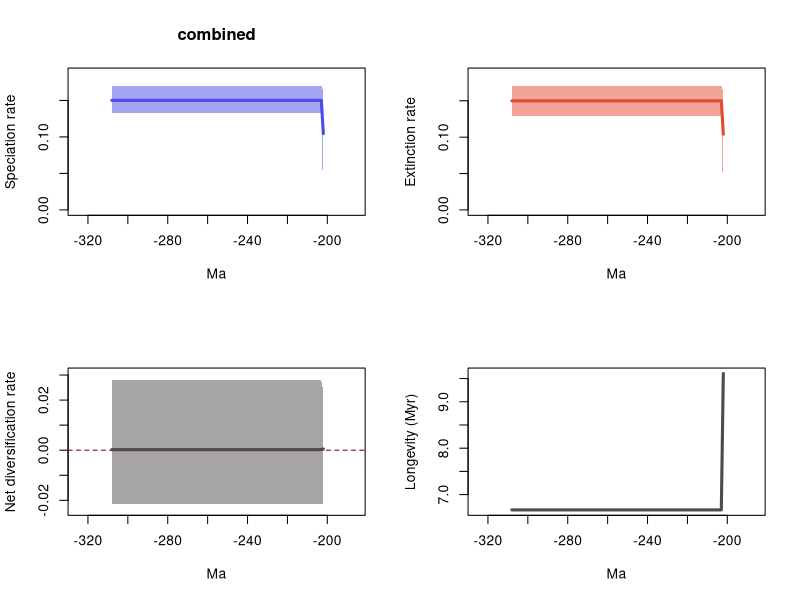

Reproduce this figure in R.
# 1 files combined:
# 	.\temnospondyli\mcmc_predictors\B_covar_mcmc\combined_10_marginal_rates.log

# 95% HPDs calculated using code from Biopy (https://www.cs.auckland.ac.nz/~yhel002/biopy/)

pdf(file='C:/Users/SimoesLabAdmin/Documents/BDNN_Arielli/temnospondyli/mcmc_predictors/B_covar_mcmc/combined_10_marginal_rates_RTT.pdf',width=10.8, height=8.4)
par(mfrow=c(2,2))
library(scales)
L_hpd_m95=c(NA, NA,NA,NA,NA,NA,NA,NA,NA,NA,NA,NA,NA,NA,NA,NA,NA,NA,NA,NA,NA,NA,NA,NA,NA,NA,NA,NA,NA,NA,NA,NA,NA,NA,NA,NA,NA,NA,NA,NA,NA,NA,NA,NA,NA,NA,NA,NA,NA,NA,NA,NA,NA,NA,NA,NA,NA,NA,NA,NA,NA,NA,NA,NA,NA,NA,NA,NA,NA,NA,NA,NA,NA,NA,NA,NA,NA,NA,NA,NA,NA,NA,NA,NA,NA,NA,NA,NA,NA,NA,NA,NA,NA,NA,NA,NA,NA,NA,NA,NA,NA,NA,NA,NA,NA,NA,NA,NA,NA,NA,NA,NA,NA,NA,NA,NA,NA,NA,NA,NA,NA,NA,NA,NA,NA,NA,NA,NA,NA,NA,NA,NA,NA,NA,NA,NA,NA,NA,NA,NA,NA,NA,NA,NA,NA,NA,NA,NA,NA,NA,NA,NA,NA,NA,NA,NA,NA,NA,NA,NA,NA,NA,NA,NA,NA,NA,NA,NA,NA,NA,NA,NA,NA,NA,NA,NA,NA,NA,NA,NA,NA,NA,NA,NA,NA,NA,NA,NA,NA,NA,NA,NA,NA,NA,NA,NA,NA,NA,NA,NA,NA,NA,0.0,0.132778,0.132778,0.132778,0.132778,0.132778,0.132778,0.132778,0.132778,0.132778,0.132778,0.132778,0.132778,0.132778,0.132778,0.132778,0.132778,0.132778,0.132778,0.132778,0.132778,0.132778,0.132778,0.132778,0.132778,0.132778,0.132778,0.132778,0.132778,0.132778,0.132778,0.132778,0.132778,0.132778,0.132778,0.132778,0.132778,0.132778,0.132778,0.132778,0.132778,0.132778,0.132778,0.132778,0.132778,0.132778,0.132778,0.132778,0.132778,0.132778,0.132778,0.132778,0.132778,0.132778,0.132778,0.132778,0.132778,0.132778,0.132778,0.132778,0.132778,0.132778,0.132778,0.132778,0.132778,0.132778,0.132778,0.132778,0.132778,0.132778,0.132778,0.132778,0.132778,0.132778,0.132778,0.132778,0.132778,0.132778,0.132778,0.132778,0.132778,0.132778,0.132778,0.132778,0.132778,0.132778,0.132778,0.132778,0.132778,0.132778,0.132778,0.132778,0.132778,0.132778,0.132778,0.132778,0.132778,0.132778,0.132778,0.132778,0.132778,0.132778,0.132778,0.132778,0.132778,0.132778,0.132778)
L_hpd_M95=c(NA, NA,NA,NA,NA,NA,NA,NA,NA,NA,NA,NA,NA,NA,NA,NA,NA,NA,NA,NA,NA,NA,NA,NA,NA,NA,NA,NA,NA,NA,NA,NA,NA,NA,NA,NA,NA,NA,NA,NA,NA,NA,NA,NA,NA,NA,NA,NA,NA,NA,NA,NA,NA,NA,NA,NA,NA,NA,NA,NA,NA,NA,NA,NA,NA,NA,NA,NA,NA,NA,NA,NA,NA,NA,NA,NA,NA,NA,NA,NA,NA,NA,NA,NA,NA,NA,NA,NA,NA,NA,NA,NA,NA,NA,NA,NA,NA,NA,NA,NA,NA,NA,NA,NA,NA,NA,NA,NA,NA,NA,NA,NA,NA,NA,NA,NA,NA,NA,NA,NA,NA,NA,NA,NA,NA,NA,NA,NA,NA,NA,NA,NA,NA,NA,NA,NA,NA,NA,NA,NA,NA,NA,NA,NA,NA,NA,NA,NA,NA,NA,NA,NA,NA,NA,NA,NA,NA,NA,NA,NA,NA,NA,NA,NA,NA,NA,NA,NA,NA,NA,NA,NA,NA,NA,NA,NA,NA,NA,NA,NA,NA,NA,NA,NA,NA,NA,NA,NA,NA,NA,NA,NA,NA,NA,NA,NA,NA,NA,NA,NA,NA,NA,0.163759,0.169945,0.169945,0.169945,0.169945,0.169945,0.169945,0.169945,0.169945,0.169945,0.169945,0.169945,0.169945,0.169945,0.169945,0.169945,0.169945,0.169945,0.169945,0.169945,0.169945,0.169945,0.169945,0.169945,0.169945,0.169945,0.169945,0.169945,0.169945,0.169945,0.169945,0.169945,0.169945,0.169945,0.169945,0.169945,0.169945,0.169945,0.169945,0.169945,0.169945,0.169945,0.169945,0.169945,0.169945,0.169945,0.169945,0.169945,0.169945,0.169945,0.169945,0.169945,0.169945,0.169945,0.169945,0.169945,0.169945,0.169945,0.169945,0.169945,0.169945,0.169945,0.169945,0.169945,0.169945,0.169945,0.169945,0.169945,0.169945,0.169945,0.169945,0.169945,0.169945,0.169945,0.169945,0.169945,0.169945,0.169945,0.169945,0.169945,0.169945,0.169945,0.169945,0.169945,0.169945,0.169945,0.169945,0.169945,0.169945,0.169945,0.169945,0.169945,0.169945,0.169945,0.169945,0.169945,0.169945,0.169945,0.169945,0.169945,0.169945,0.169945,0.169945,0.169945,0.169945,0.169945,0.169945)
M_hpd_m95=c(NA, NA,NA,NA,NA,NA,NA,NA,NA,NA,NA,NA,NA,NA,NA,NA,NA,NA,NA,NA,NA,NA,NA,NA,NA,NA,NA,NA,NA,NA,NA,NA,NA,NA,NA,NA,NA,NA,NA,NA,NA,NA,NA,NA,NA,NA,NA,NA,NA,NA,NA,NA,NA,NA,NA,NA,NA,NA,NA,NA,NA,NA,NA,NA,NA,NA,NA,NA,NA,NA,NA,NA,NA,NA,NA,NA,NA,NA,NA,NA,NA,NA,NA,NA,NA,NA,NA,NA,NA,NA,NA,NA,NA,NA,NA,NA,NA,NA,NA,NA,NA,NA,NA,NA,NA,NA,NA,NA,NA,NA,NA,NA,NA,NA,NA,NA,NA,NA,NA,NA,NA,NA,NA,NA,NA,NA,NA,NA,NA,NA,NA,NA,NA,NA,NA,NA,NA,NA,NA,NA,NA,NA,NA,NA,NA,NA,NA,NA,NA,NA,NA,NA,NA,NA,NA,NA,NA,NA,NA,NA,NA,NA,NA,NA,NA,NA,NA,NA,NA,NA,NA,NA,NA,NA,NA,NA,NA,NA,NA,NA,NA,NA,NA,NA,NA,NA,NA,NA,NA,NA,NA,NA,NA,NA,NA,NA,NA,NA,NA,NA,NA,NA,0.0,0.128824,0.128824,0.128824,0.128824,0.128824,0.128824,0.128824,0.128824,0.128824,0.128824,0.128824,0.128824,0.128824,0.128824,0.128824,0.128824,0.128824,0.128824,0.128824,0.128824,0.128824,0.128824,0.128824,0.128824,0.128824,0.128824,0.128824,0.128824,0.128824,0.128824,0.128824,0.128824,0.128824,0.128824,0.128824,0.128824,0.128824,0.128824,0.128824,0.128824,0.128824,0.128824,0.128824,0.128824,0.128824,0.128824,0.128824,0.128824,0.128824,0.128824,0.128824,0.128824,0.128824,0.128824,0.128824,0.128824,0.128824,0.128824,0.128824,0.128824,0.128824,0.128824,0.128824,0.128824,0.128824,0.128824,0.128824,0.128824,0.128824,0.128824,0.128824,0.128824,0.128824,0.128824,0.128824,0.128824,0.128824,0.128824,0.128824,0.128824,0.128824,0.128824,0.128824,0.128824,0.128824,0.128824,0.128824,0.128824,0.128824,0.128824,0.128824,0.128824,0.128824,0.128824,0.128824,0.128824,0.128824,0.128824,0.128824,0.128824,0.128824,0.128824,0.128824,0.128824,0.128824,0.128824)
M_hpd_M95=c(NA, NA,NA,NA,NA,NA,NA,NA,NA,NA,NA,NA,NA,NA,NA,NA,NA,NA,NA,NA,NA,NA,NA,NA,NA,NA,NA,NA,NA,NA,NA,NA,NA,NA,NA,NA,NA,NA,NA,NA,NA,NA,NA,NA,NA,NA,NA,NA,NA,NA,NA,NA,NA,NA,NA,NA,NA,NA,NA,NA,NA,NA,NA,NA,NA,NA,NA,NA,NA,NA,NA,NA,NA,NA,NA,NA,NA,NA,NA,NA,NA,NA,NA,NA,NA,NA,NA,NA,NA,NA,NA,NA,NA,NA,NA,NA,NA,NA,NA,NA,NA,NA,NA,NA,NA,NA,NA,NA,NA,NA,NA,NA,NA,NA,NA,NA,NA,NA,NA,NA,NA,NA,NA,NA,NA,NA,NA,NA,NA,NA,NA,NA,NA,NA,NA,NA,NA,NA,NA,NA,NA,NA,NA,NA,NA,NA,NA,NA,NA,NA,NA,NA,NA,NA,NA,NA,NA,NA,NA,NA,NA,NA,NA,NA,NA,NA,NA,NA,NA,NA,NA,NA,NA,NA,NA,NA,NA,NA,NA,NA,NA,NA,NA,NA,NA,NA,NA,NA,NA,NA,NA,NA,NA,NA,NA,NA,NA,NA,NA,NA,NA,NA,0.164031,0.170456,0.170456,0.170456,0.170456,0.170456,0.170456,0.170456,0.170456,0.170456,0.170456,0.170456,0.170456,0.170456,0.170456,0.170456,0.170456,0.170456,0.170456,0.170456,0.170456,0.170456,0.170456,0.170456,0.170456,0.170456,0.170456,0.170456,0.170456,0.170456,0.170456,0.170456,0.170456,0.170456,0.170456,0.170456,0.170456,0.170456,0.170456,0.170456,0.170456,0.170456,0.170456,0.170456,0.170456,0.170456,0.170456,0.170456,0.170456,0.170456,0.170456,0.170456,0.170456,0.170456,0.170456,0.170456,0.170456,0.170456,0.170456,0.170456,0.170456,0.170456,0.170456,0.170456,0.170456,0.170456,0.170456,0.170456,0.170456,0.170456,0.170456,0.170456,0.170456,0.170456,0.170456,0.170456,0.170456,0.170456,0.170456,0.170456,0.170456,0.170456,0.170456,0.170456,0.170456,0.170456,0.170456,0.170456,0.170456,0.170456,0.170456,0.170456,0.170456,0.170456,0.170456,0.170456,0.170456,0.170456,0.170456,0.170456,0.170456,0.170456,0.170456,0.170456,0.170456,0.170456,0.170456)
R_hpd_m95=c(NA, NA,NA,NA,NA,NA,NA,NA,NA,NA,NA,NA,NA,NA,NA,NA,NA,NA,NA,NA,NA,NA,NA,NA,NA,NA,NA,NA,NA,NA,NA,NA,NA,NA,NA,NA,NA,NA,NA,NA,NA,NA,NA,NA,NA,NA,NA,NA,NA,NA,NA,NA,NA,NA,NA,NA,NA,NA,NA,NA,NA,NA,NA,NA,NA,NA,NA,NA,NA,NA,NA,NA,NA,NA,NA,NA,NA,NA,NA,NA,NA,NA,NA,NA,NA,NA,NA,NA,NA,NA,NA,NA,NA,NA,NA,NA,NA,NA,NA,NA,NA,NA,NA,NA,NA,NA,NA,NA,NA,NA,NA,NA,NA,NA,NA,NA,NA,NA,NA,NA,NA,NA,NA,NA,NA,NA,NA,NA,NA,NA,NA,NA,NA,NA,NA,NA,NA,NA,NA,NA,NA,NA,NA,NA,NA,NA,NA,NA,NA,NA,NA,NA,NA,NA,NA,NA,NA,NA,NA,NA,NA,NA,NA,NA,NA,NA,NA,NA,NA,NA,NA,NA,NA,NA,NA,NA,NA,NA,NA,NA,NA,NA,NA,NA,NA,NA,NA,NA,NA,NA,NA,NA,NA,NA,NA,NA,NA,NA,NA,NA,NA,NA,-0.021647,-0.021647,-0.021647,-0.021647,-0.021647,-0.021647,-0.021647,-0.021647,-0.021647,-0.021647,-0.021647,-0.021647,-0.021647,-0.021647,-0.021647,-0.021647,-0.021647,-0.021647,-0.021647,-0.021647,-0.021647,-0.021647,-0.021647,-0.021647,-0.021647,-0.021647,-0.021647,-0.021647,-0.021647,-0.021647,-0.021647,-0.021647,-0.021647,-0.021647,-0.021647,-0.021647,-0.021647,-0.021647,-0.021647,-0.021647,-0.021647,-0.021647,-0.021647,-0.021647,-0.021647,-0.021647,-0.021647,-0.021647,-0.021647,-0.021647,-0.021647,-0.021647,-0.021647,-0.021647,-0.021647,-0.021647,-0.021647,-0.021647,-0.021647,-0.021647,-0.021647,-0.021647,-0.021647,-0.021647,-0.021647,-0.021647,-0.021647,-0.021647,-0.021647,-0.021647,-0.021647,-0.021647,-0.021647,-0.021647,-0.021647,-0.021647,-0.021647,-0.021647,-0.021647,-0.021647,-0.021647,-0.021647,-0.021647,-0.021647,-0.021647,-0.021647,-0.021647,-0.021647,-0.021647,-0.021647,-0.021647,-0.021647,-0.021647,-0.021647,-0.021647,-0.021647,-0.021647,-0.021647,-0.021647,-0.021647,-0.021647,-0.021647,-0.021647,-0.021647,-0.021647,-0.021647,-0.021647)
R_hpd_M95=c(NA, NA,NA,NA,NA,NA,NA,NA,NA,NA,NA,NA,NA,NA,NA,NA,NA,NA,NA,NA,NA,NA,NA,NA,NA,NA,NA,NA,NA,NA,NA,NA,NA,NA,NA,NA,NA,NA,NA,NA,NA,NA,NA,NA,NA,NA,NA,NA,NA,NA,NA,NA,NA,NA,NA,NA,NA,NA,NA,NA,NA,NA,NA,NA,NA,NA,NA,NA,NA,NA,NA,NA,NA,NA,NA,NA,NA,NA,NA,NA,NA,NA,NA,NA,NA,NA,NA,NA,NA,NA,NA,NA,NA,NA,NA,NA,NA,NA,NA,NA,NA,NA,NA,NA,NA,NA,NA,NA,NA,NA,NA,NA,NA,NA,NA,NA,NA,NA,NA,NA,NA,NA,NA,NA,NA,NA,NA,NA,NA,NA,NA,NA,NA,NA,NA,NA,NA,NA,NA,NA,NA,NA,NA,NA,NA,NA,NA,NA,NA,NA,NA,NA,NA,NA,NA,NA,NA,NA,NA,NA,NA,NA,NA,NA,NA,NA,NA,NA,NA,NA,NA,NA,NA,NA,NA,NA,NA,NA,NA,NA,NA,NA,NA,NA,NA,NA,NA,NA,NA,NA,NA,NA,NA,NA,NA,NA,NA,NA,NA,NA,NA,NA,0.0232,0.027824,0.027824,0.027824,0.027824,0.027824,0.027824,0.027824,0.027824,0.027824,0.027824,0.027824,0.027824,0.027824,0.027824,0.027824,0.027824,0.027824,0.027824,0.027824,0.027824,0.027824,0.027824,0.027824,0.027824,0.027824,0.027824,0.027824,0.027824,0.027824,0.027824,0.027824,0.027824,0.027824,0.027824,0.027824,0.027824,0.027824,0.027824,0.027824,0.027824,0.027824,0.027824,0.027824,0.027824,0.027824,0.027824,0.027824,0.027824,0.027824,0.027824,0.027824,0.027824,0.027824,0.027824,0.027824,0.027824,0.027824,0.027824,0.027824,0.027824,0.027824,0.027824,0.027824,0.027824,0.027824,0.027824,0.027824,0.027824,0.027824,0.027824,0.027824,0.027824,0.027824,0.027824,0.027824,0.027824,0.027824,0.027824,0.027824,0.027824,0.027824,0.027824,0.027824,0.027824,0.027824,0.027824,0.027824,0.027824,0.027824,0.027824,0.027824,0.027824,0.027824,0.027824,0.027824,0.027824,0.027824,0.027824,0.027824,0.027824,0.027824,0.027824,0.027824,0.027824,0.027824,0.027824)
L_mean=c(NA, NA,NA,NA,NA,NA,NA,NA,NA,NA,NA,NA,NA,NA,NA,NA,NA,NA,NA,NA,NA,NA,NA,NA,NA,NA,NA,NA,NA,NA,NA,NA,NA,NA,NA,NA,NA,NA,NA,NA,NA,NA,NA,NA,NA,NA,NA,NA,NA,NA,NA,NA,NA,NA,NA,NA,NA,NA,NA,NA,NA,NA,NA,NA,NA,NA,NA,NA,NA,NA,NA,NA,NA,NA,NA,NA,NA,NA,NA,NA,NA,NA,NA,NA,NA,NA,NA,NA,NA,NA,NA,NA,NA,NA,NA,NA,NA,NA,NA,NA,NA,NA,NA,NA,NA,NA,NA,NA,NA,NA,NA,NA,NA,NA,NA,NA,NA,NA,NA,NA,NA,NA,NA,NA,NA,NA,NA,NA,NA,NA,NA,NA,NA,NA,NA,NA,NA,NA,NA,NA,NA,NA,NA,NA,NA,NA,NA,NA,NA,NA,NA,NA,NA,NA,NA,NA,NA,NA,NA,NA,NA,NA,NA,NA,NA,NA,NA,NA,NA,NA,NA,NA,NA,NA,NA,NA,NA,NA,NA,NA,NA,NA,NA,NA,NA,NA,NA,NA,NA,NA,NA,NA,NA,NA,NA,NA,NA,NA,NA,NA,NA,NA,0.104557613,0.15015538,0.15015538,0.15015538,0.15015538,0.15015538,0.15015538,0.15015538,0.15015538,0.15015538,0.15015538,0.15015538,0.15015538,0.15015538,0.15015538,0.15015538,0.15015538,0.15015538,0.15015538,0.15015538,0.15015538,0.15015538,0.15015538,0.15015538,0.15015538,0.15015538,0.15015538,0.15015538,0.15015538,0.15015538,0.15015538,0.15015538,0.15015538,0.15015538,0.15015538,0.15015538,0.15015538,0.15015538,0.15015538,0.15015538,0.15015538,0.15015538,0.15015538,0.15015538,0.15015538,0.15015538,0.15015538,0.15015538,0.15015538,0.15015538,0.15015538,0.15015538,0.15015538,0.15015538,0.15015538,0.15015538,0.15015538,0.15015538,0.15015538,0.15015538,0.15015538,0.15015538,0.15015538,0.15015538,0.15015538,0.15015538,0.15015538,0.15015538,0.15015538,0.15015538,0.15015538,0.15015538,0.15015538,0.15015538,0.15015538,0.15015538,0.15015538,0.15015538,0.15015538,0.15015538,0.15015538,0.15015538,0.15015538,0.15015538,0.15015538,0.15015538,0.15015538,0.15015538,0.15015538,0.15015538,0.15015538,0.15015538,0.15015538,0.15015538,0.15015538,0.15015538,0.15015538,0.15015538,0.15015538,0.15015538,0.15015538,0.15015538,0.15015538,0.15015538,0.15015538,0.15015538,0.15015538)
M_mean=c(NA, NA,NA,NA,NA,NA,NA,NA,NA,NA,NA,NA,NA,NA,NA,NA,NA,NA,NA,NA,NA,NA,NA,NA,NA,NA,NA,NA,NA,NA,NA,NA,NA,NA,NA,NA,NA,NA,NA,NA,NA,NA,NA,NA,NA,NA,NA,NA,NA,NA,NA,NA,NA,NA,NA,NA,NA,NA,NA,NA,NA,NA,NA,NA,NA,NA,NA,NA,NA,NA,NA,NA,NA,NA,NA,NA,NA,NA,NA,NA,NA,NA,NA,NA,NA,NA,NA,NA,NA,NA,NA,NA,NA,NA,NA,NA,NA,NA,NA,NA,NA,NA,NA,NA,NA,NA,NA,NA,NA,NA,NA,NA,NA,NA,NA,NA,NA,NA,NA,NA,NA,NA,NA,NA,NA,NA,NA,NA,NA,NA,NA,NA,NA,NA,NA,NA,NA,NA,NA,NA,NA,NA,NA,NA,NA,NA,NA,NA,NA,NA,NA,NA,NA,NA,NA,NA,NA,NA,NA,NA,NA,NA,NA,NA,NA,NA,NA,NA,NA,NA,NA,NA,NA,NA,NA,NA,NA,NA,NA,NA,NA,NA,NA,NA,NA,NA,NA,NA,NA,NA,NA,NA,NA,NA,NA,NA,NA,NA,NA,NA,NA,NA,0.104071788,0.149912554,0.149912554,0.149912554,0.149912554,0.149912554,0.149912554,0.149912554,0.149912554,0.149912554,0.149912554,0.149912554,0.149912554,0.149912554,0.149912554,0.149912554,0.149912554,0.149912554,0.149912554,0.149912554,0.149912554,0.149912554,0.149912554,0.149912554,0.149912554,0.149912554,0.149912554,0.149912554,0.149912554,0.149912554,0.149912554,0.149912554,0.149912554,0.149912554,0.149912554,0.149912554,0.149912554,0.149912554,0.149912554,0.149912554,0.149912554,0.149912554,0.149912554,0.149912554,0.149912554,0.149912554,0.149912554,0.149912554,0.149912554,0.149912554,0.149912554,0.149912554,0.149912554,0.149912554,0.149912554,0.149912554,0.149912554,0.149912554,0.149912554,0.149912554,0.149912554,0.149912554,0.149912554,0.149912554,0.149912554,0.149912554,0.149912554,0.149912554,0.149912554,0.149912554,0.149912554,0.149912554,0.149912554,0.149912554,0.149912554,0.149912554,0.149912554,0.149912554,0.149912554,0.149912554,0.149912554,0.149912554,0.149912554,0.149912554,0.149912554,0.149912554,0.149912554,0.149912554,0.149912554,0.149912554,0.149912554,0.149912554,0.149912554,0.149912554,0.149912554,0.149912554,0.149912554,0.149912554,0.149912554,0.149912554,0.149912554,0.149912554,0.149912554,0.149912554,0.149912554,0.149912554,0.149912554)
R_mean=c(NA, NA,NA,NA,NA,NA,NA,NA,NA,NA,NA,NA,NA,NA,NA,NA,NA,NA,NA,NA,NA,NA,NA,NA,NA,NA,NA,NA,NA,NA,NA,NA,NA,NA,NA,NA,NA,NA,NA,NA,NA,NA,NA,NA,NA,NA,NA,NA,NA,NA,NA,NA,NA,NA,NA,NA,NA,NA,NA,NA,NA,NA,NA,NA,NA,NA,NA,NA,NA,NA,NA,NA,NA,NA,NA,NA,NA,NA,NA,NA,NA,NA,NA,NA,NA,NA,NA,NA,NA,NA,NA,NA,NA,NA,NA,NA,NA,NA,NA,NA,NA,NA,NA,NA,NA,NA,NA,NA,NA,NA,NA,NA,NA,NA,NA,NA,NA,NA,NA,NA,NA,NA,NA,NA,NA,NA,NA,NA,NA,NA,NA,NA,NA,NA,NA,NA,NA,NA,NA,NA,NA,NA,NA,NA,NA,NA,NA,NA,NA,NA,NA,NA,NA,NA,NA,NA,NA,NA,NA,NA,NA,NA,NA,NA,NA,NA,NA,NA,NA,NA,NA,NA,NA,NA,NA,NA,NA,NA,NA,NA,NA,NA,NA,NA,NA,NA,NA,NA,NA,NA,NA,NA,NA,NA,NA,NA,NA,NA,NA,NA,NA,NA,0.000485801,0.000242805,0.000242805,0.000242805,0.000242805,0.000242805,0.000242805,0.000242805,0.000242805,0.000242805,0.000242805,0.000242805,0.000242805,0.000242805,0.000242805,0.000242805,0.000242805,0.000242805,0.000242805,0.000242805,0.000242805,0.000242805,0.000242805,0.000242805,0.000242805,0.000242805,0.000242805,0.000242805,0.000242805,0.000242805,0.000242805,0.000242805,0.000242805,0.000242805,0.000242805,0.000242805,0.000242805,0.000242805,0.000242805,0.000242805,0.000242805,0.000242805,0.000242805,0.000242805,0.000242805,0.000242805,0.000242805,0.000242805,0.000242805,0.000242805,0.000242805,0.000242805,0.000242805,0.000242805,0.000242805,0.000242805,0.000242805,0.000242805,0.000242805,0.000242805,0.000242805,0.000242805,0.000242805,0.000242805,0.000242805,0.000242805,0.000242805,0.000242805,0.000242805,0.000242805,0.000242805,0.000242805,0.000242805,0.000242805,0.000242805,0.000242805,0.000242805,0.000242805,0.000242805,0.000242805,0.000242805,0.000242805,0.000242805,0.000242805,0.000242805,0.000242805,0.000242805,0.000242805,0.000242805,0.000242805,0.000242805,0.000242805,0.000242805,0.000242805,0.000242805,0.000242805,0.000242805,0.000242805,0.000242805,0.000242805,0.000242805,0.000242805,0.000242805,0.000242805,0.000242805,0.000242805,0.000242805)
trans=0.5
age=(0:(309-1))* -1
plot(age,age,type = 'n', ylim = c(0, 0.18693950000000004), xlim = c(-324.45,-186.55), ylab = 'Speciation rate', xlab = 'Ma',main='combined' )
polygon(c(age, rev(age)), c(L_hpd_M95, rev(L_hpd_m95)), col = alpha("#4c4cec",trans), border = NA)
lines(rev(age), rev(L_mean), col = "#4c4cec", lwd=3)
plot(age,age,type = 'n', ylim = c(0, 0.18750160000000002), xlim = c(-324.45,-186.55), ylab = 'Extinction rate', xlab = 'Ma' )
polygon(c(age, rev(age)), c(M_hpd_M95, rev(M_hpd_m95)), col = alpha("#e34a33",trans), border = NA)
lines(rev(age), rev(M_mean), col = "#e34a33", lwd=3)
plot(age,age,type = 'n', ylim = c(-0.0238117, 0.030606400000000006), xlim = c(-324.45,-186.55), ylab = 'Net diversification rate', xlab = 'Ma' )
abline(h=0,lty=2,col="darkred")
polygon(c(age, rev(age)), c(R_hpd_M95, rev(R_hpd_m95)), col = alpha("#504A4B",trans), border = NA)
lines(rev(age), rev(R_mean), col = "#504A4B", lwd=3)
plot(age,rev(1/M_mean),type = 'n', xlim = c(-324.45,-186.55), ylab = 'Longevity (Myr)', xlab = 'Ma' )
lines(rev(age), rev(1/M_mean), col = "#504A4B", lwd=3)
n <- dev.off()